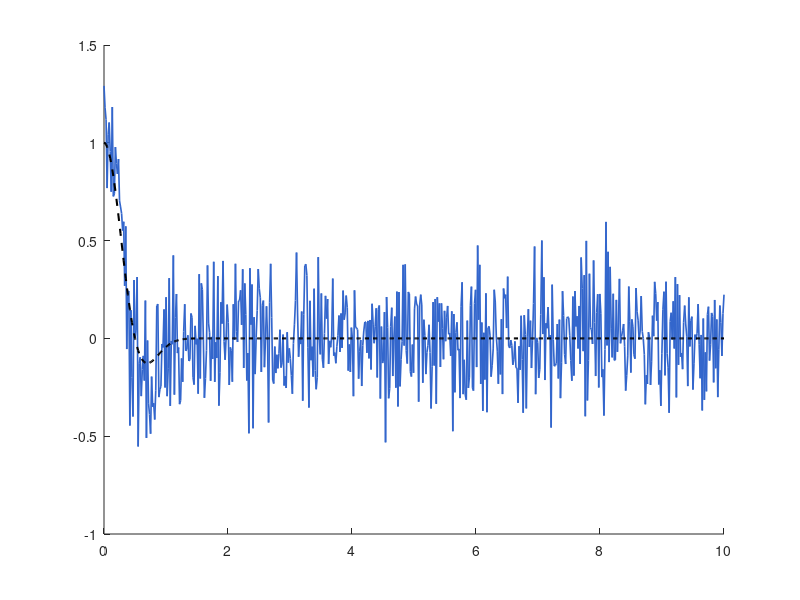

Write MATLAB code to recreate this figure. (Note: this script raises an error after producing the figure.)
% =========================================================================
% ONDA ÚNICA DELIMITADA CON RUIDO GAUSSIANO, REBOTE Y RETORNO SIN INVERSIÓN
% =========================================================================

clear; clc; close all;

% 1. Parámetros físicos de la onda
A0 = 1.0;                 % Amplitud máxima
lambda = 2.0;             % Longitud de onda [m]
f = 1.0;                  % Frecuencia [Hz]

dospi = 2 * pi;           
w0 = dospi * f;           % Frecuencia angular [rad/s]
k0 = dospi / lambda;      % Número de onda [rad/m]
v = lambda * f;           % Velocidad de propagación [m/s]

% 2. Parámetros de la pared y de la envolvente gaussiana
x_wall = 6.0;             % Posición de la pared reflectante [m]
sigma_env = 0.4;          % Ancho espacial del pulso delimitado

% 3. Configuración del Ruido Gaussiano (Basado en Varianza)
% Nota: randn es el motor computacional equivalente a la distribución normal
% configurada en herramientas como randtool.
varianza_ruido = 0.04;              % Varianza del ruido (sigma^2)
sigma_ruido = sqrt(varianza_ruido); % Desviación estándar sigma

% 4. Discretización de los ejes espacial y temporal
M_space = 600;                        % Muestras espaciales
X_axis = linspace(0, 10, M_space);    % Eje espacial [m]

% Tiempo calculado para que la onda vaya, choque y regrese al inicio
C_tiempo = (2 * x_wall + 2) / v; 
M_tiempo = 250;                       % Fotogramas temporales (bucle for)
T_axis = linspace(0, C_tiempo, M_tiempo);

figure('Position', [100, 100, 900, 500], 'Color', 'w');

% 5. Bucle temporal para simular el avance, impacto y retorno
for n = 1:length(T_axis)
    t = T_axis(n);

    % --- A) ONDA DE IDA (Viaja de izquierda a derecha hacia la pared) ---
    x_center_emit = v * t; 
    env_emit = exp(-((X_axis - x_center_emit).^2) / (2 * sigma_env^2));
    carrier_emit = cos(w0 * t - k0 * X_axis);
    Y_emit = env_emit .* carrier_emit;
    Y_emit(X_axis > x_wall) = 0; % Se detiene en la pared

    % --- B) ONDA DE RETORNO (Regresa de derecha a izquierda SIN inversión vertical) ---
    % Calculamos la posición del eco regresando desde la pared
    x_center_refl = 2 * x_wall - v * t;
    env_refl = exp(-((X_axis - x_center_refl).^2) / (2 * sigma_env^2));

    % Mantenemos la portadora POSITIVA (sin el -1), por lo que no se invierte verticalmente
    carrier_refl = cos(w0 * t + k0 * X_axis - 2 * k0 * x_wall);
    Y_refl = env_refl .* carrier_refl;

    % El eco solo existe formalmente después de que ocurre el impacto en la pared
    Y_refl(X_axis > x_wall) = 0;
    if v * t < x_wall
        Y_refl(:) = 0; 
    end

    % --- C) ONDA IDEAL TOTAL Y ADICIÓN DE RUIDO GAUSSIANO ---
    Y_ideal = Y_emit + Y_refl;

    % Ruido gaussiano estocástico punto a punto en el espacio
    ruido = sigma_ruido * randn(size(X_axis));

    % Señal final con ruido superpuesto
    Y_ruidosa = Y_ideal + ruido;

    % =====================================================================
    % VISUALIZACIÓN GRÁFICA EN UNA SOLA VENTANA LIMPIA
    % =====================================================================
    cla; hold on;

    % Señal con ruido gaussiano (Lo que se mide)
    plot(X_axis, Y_ruidosa, 'Color', [0.2 0.4 0.8], 'LineWidth', 1.2);

    % Onda ideal limpia como referencia estructural
    plot(X_axis, Y_ideal, 'k--', 'LineWidth', 1.5);

    % Ubicación de la pared
    xline(x_wall, 'k:', 'LineWidth', 2);

    hold off;

    xlim([0 10]); ylim([-1.8 1.8]); grid on;
    title(['Onda Delimitada con Ruido Gaussiano (Varianza = ', num2str(varianza_ruido), ') | t = ', num2str(t, '%.2f'), ' s']);
    xlabel('Espacio (x) [m]');
    ylabel('Amplitud');
    legend('Señal con Ruido Gaussiano', 'Onda Ideal (Limpia)', 'Pared Fija', 'Location', 'northeast');

    drawnow;
end
